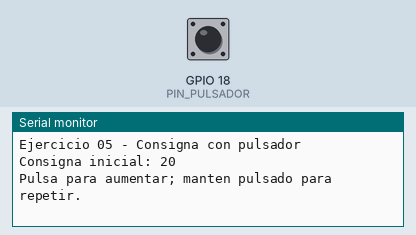
Simulated run of this sketch. Board: ESP32. Shown: the last lines printed to the serial monitor. Inputs (shaded band) come from the test bench; at power-on: GPIO 18 (PIN_PULSADOR) HIGH.

Above: at 1.2 s.
1.3 s: GPIO 18 (PIN_PULSADOR) pulled LOW for 0.15 s
At 2.3 s:
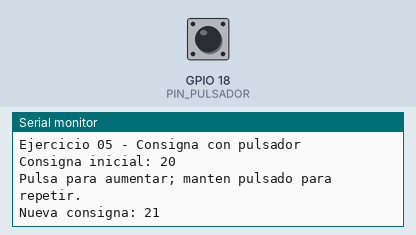
2.9 s: GPIO 18 (PIN_PULSADOR) pulled LOW for 1 s
At 5.1 s:
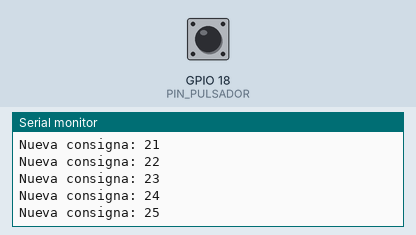
5.4 s: GPIO 18 (PIN_PULSADOR) pulled LOW for 0.15 s
At 6.6 s:
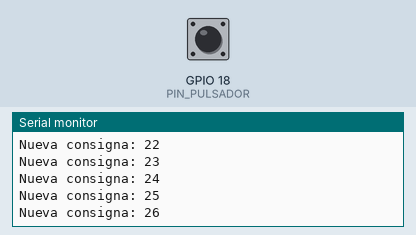
Timing chart, 0 to 8.4 s (numbered marks = the images above; inputs shaded):
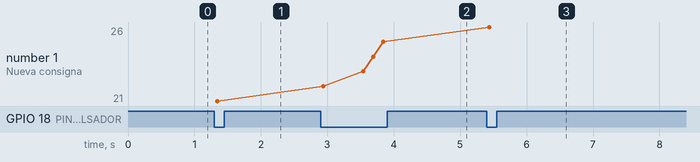

Measured:
- after the input at 1.3 s, the serial monitor: prints a new line at once (image 1)
- after the input at 2.9 s, the serial monitor: prints a new line at once (image 2)
- after the input at 5.4 s, the serial monitor: prints a new line at once (image 3)
- plotted number 1: 21 → 25 after the input at 2.9 s, 25 → 26 after the input at 5.4 s

The sketch:

05_Consigna_Monitor_Serie.ino
```cpp
// AirtekLab - Programacion de pulsadores con ESP32
// Ejercicio 05: modificar una consigna
// Placa: ESP32 Dev Module
// Pulsador: GPIO 18 a GND
// Monitor Serie: 115200 baudios
// Una pulsacion suma una unidad; mantener pulsado repite el incremento.

const int PIN_PULSADOR = 18;
const unsigned long TIEMPO_ANTIRREBOTE = 40;
const unsigned long ESPERA_REPETICION = 600;
const unsigned long INTERVALO_REPETICION = 150;

int lecturaAnterior = HIGH;
int estadoEstable = HIGH;
unsigned long momentoCambio = 0;

int consigna = 20;
unsigned long momentoInicioPulsacion = 0;
unsigned long momentoUltimoIncremento = 0;

void aumentarConsigna() {
  consigna++;
  Serial.print("Nueva consigna: ");
  Serial.println(consigna);
}

void setup() {
  Serial.begin(115200);
  pinMode(PIN_PULSADOR, INPUT_PULLUP);

  Serial.println("Ejercicio 05 - Consigna con pulsador");
  Serial.print("Consigna inicial: ");
  Serial.println(consigna);
  Serial.println("Pulsa para aumentar; manten pulsado para repetir.");
}

void loop() {
  int lectura = digitalRead(PIN_PULSADOR);

  if (lectura != lecturaAnterior) {
    lecturaAnterior = lectura;
    momentoCambio = millis();
  }

  if ((millis() - momentoCambio) >= TIEMPO_ANTIRREBOTE) {
    if (lectura != estadoEstable) {
      estadoEstable = lectura;

      if (estadoEstable == LOW) {
        aumentarConsigna();
        momentoInicioPulsacion = millis();
        momentoUltimoIncremento = millis();
      }
    }
  }

  if (estadoEstable == LOW) {
    unsigned long ahora = millis();

    if ((ahora - momentoInicioPulsacion) >= ESPERA_REPETICION &&
        (ahora - momentoUltimoIncremento) >= INTERVALO_REPETICION) {
      aumentarConsigna();
      momentoUltimoIncremento = ahora;
    }
  }
}
```
